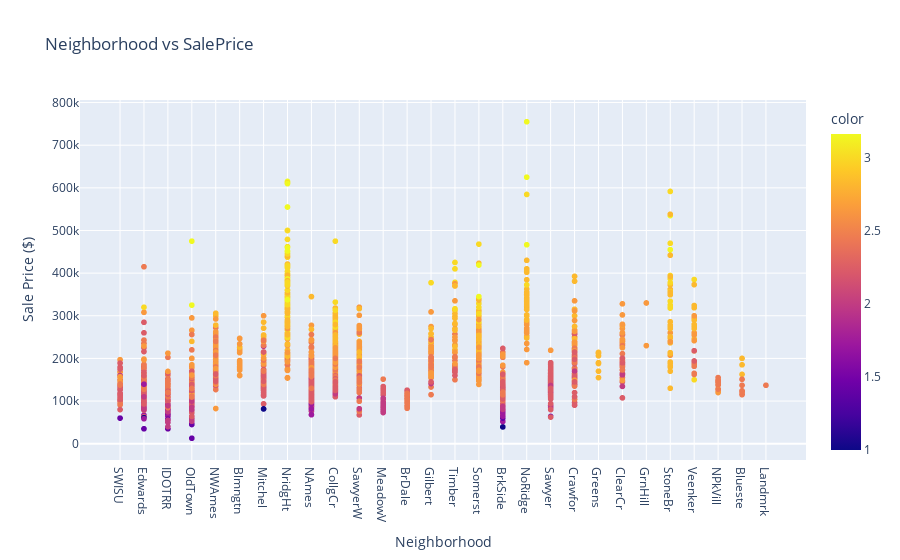

Notebook source saved alongside this figure:
### Code cell
fig = px.scatter(
    x=housing.Neighborhood, 
    y= housing.SalePrice, 
    #color = df_normal_quality.SalePrice,
    color = np.sqrt(housing.OverallQual),
    labels={'x': 'Neighborhood', 'y': 'Sale Price ($)'},
    title='Neighborhood vs SalePrice'
)

# Show the plot
fig.show()

### Figure 1 — Plotly figure (JSON) as saved in the notebook; plotly's stock layout.template omitted (floating-point values rounded to 4 significant figures; data arrays with more than 128 entries replaced by an {"elided": "..."} marker saying what was removed)
{"data": [{"hovertemplate": "Neighborhood=%{x}<br>Sale Price ($)=%{y}<br>color=%{marker.color}<extra></extra>", "legendgroup": "", "marker": {"color": {"elided": "2578 float values"}, "coloraxis": "coloraxis", "symbol": "circle"}, "mode": "markers", "name": "", "showlegend": false, "type": "scattergl", "x": {"elided": "2578 str values"}, "xaxis": "x", "y": {"elided": "2578 int values"}, "yaxis": "y"}], "layout": {"coloraxis": {"colorbar": {"title": {"text": "color"}}, "colorscale": [[0, "#0d0887"], [0.1111, "#46039f"], [0.2222, "#7201a8"], [0.3333, "#9c179e"], [0.4444, "#bd3786"], [0.5556, "#d8576b"], [0.6667, "#ed7953"], [0.7778, "#fb9f3a"], [0.8889, "#fdca26"], [1, "#f0f921"]]}, "legend": {"tracegroupgap": 0}, "title": {"text": "Neighborhood vs SalePrice"}, "xaxis": {"anchor": "y", "domain": [0, 1], "title": {"text": "Neighborhood"}}, "yaxis": {"anchor": "x", "domain": [0, 1], "title": {"text": "Sale Price ($)"}}}}
